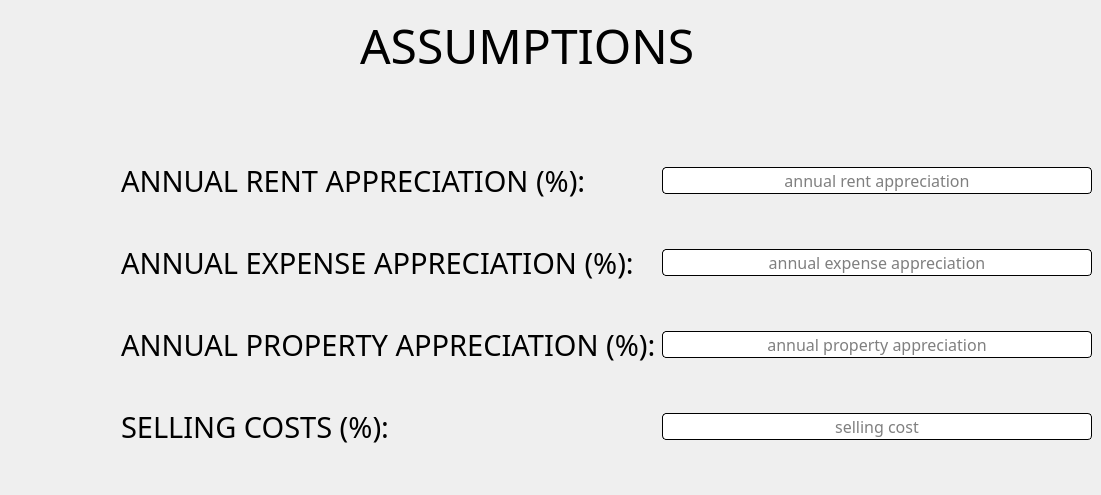
    <widget class="QWidget" name="Assumptions_Tab">
     <property name="font">
      <font>
       <family>Arial</family>
       <pointsize>14</pointsize>
      </font>
     </property>
     <attribute name="title">
      <string>Assumptions</string>
     </attribute>
     <widget class="QLabel" name="assumptions_Header">
      <property name="geometry">
       <rect>
        <x>360</x>
        <y>20</y>
        <width>371</width>
        <height>51</height>
       </rect>
      </property>
      <property name="font">
       <font>
        <family>Gill Sans MT Condensed</family>
        <pointsize>36</pointsize>
        <weight>50</weight>
        <bold>false</bold>
       </font>
      </property>
      <property name="text">
       <string>ASSUMPTIONS</string>
      </property>
     </widget>
     <widget class="QLabel" name="Logo_assumptions">
      <property name="geometry">
       <rect>
        <x>0</x>
        <y>0</y>
        <width>121</width>
        <height>101</height>
       </rect>
      </property>
      <property name="text">
       <string/>
      </property>
      <property name="pixmap">
       <pixmap resource="SFI-white.qrc">:/newPrefix/SFI-white.png</pixmap>
      </property>
      <property name="scaledContents">
       <bool>true</bool>
      </property>
     </widget>
     <widget class="QWidget" name="layoutWidget">
      <property name="geometry">
       <rect>
        <x>121</x>
        <y>125</y>
        <width>971</width>
        <height>361</height>
       </rect>
      </property>
      <layout class="QGridLayout" name="gridLayout_3">
       <item row="0" column="0">
        <widget class="QLabel" name="Annual_Rent_Appreciation">
         <property name="font">
          <font>
           <family>Gill Sans MT Condensed</family>
           <pointsize>22</pointsize>
           <weight>50</weight>
           <bold>false</bold>
          </font>
         </property>
         <property name="text">
          <string>ANNUAL RENT APPRECIATION (%):</string>
         </property>
        </widget>
       </item>
       <item row="0" column="1">
        <widget class="QLineEdit" name="rent_appreciation_input">
         <property name="font">
          <font>
           <family>Gill Sans MT</family>
           <pointsize>12</pointsize>
          </font>
         </property>
         <property name="styleSheet">
          <string notr="true">QLineEdit{
border: 0.5px solid black;
 border-radius: 4px;
}</string>
         </property>
         <property name="text">
          <string/>
         </property>
         <property name="alignment">
          <set>Qt::AlignCenter</set>
         </property>
         <property name="placeholderText">
          <string>annual rent appreciation</string>
         </property>
        </widget>
       </item>
       <item row="1" column="0">
        <widget class="QLabel" name="Annual_Expense_Appreciation">
         <property name="font">
          <font>
           <family>Gill Sans MT Condensed</family>
           <pointsize>22</pointsize>
           <weight>50</weight>
           <bold>false</bold>
          </font>
         </property>
         <property name="text">
          <string>ANNUAL EXPENSE APPRECIATION (%):</string>
         </property>
        </widget>
       </item>
       <item row="1" column="1">
        <widget class="QLineEdit" name="exp_appreciation_input">
         <property name="font">
          <font>
           <family>Gill Sans MT</family>
           <pointsize>12</pointsize>
          </font>
         </property>
         <property name="styleSheet">
          <string notr="true">QLineEdit{
border: 0.5px solid black;
 border-radius: 4px;
}</string>
         </property>
         <property name="text">
          <string/>
         </property>
         <property name="alignment">
          <set>Qt::AlignCenter</set>
         </property>
         <property name="placeholderText">
          <string>annual expense appreciation</string>
         </property>
        </widget>
       </item>
       <item row="2" column="0">
        <widget class="QLabel" name="Annual_Property_Appreciation">
         <property name="font">
          <font>
           <family>Gill Sans MT Condensed</family>
           <pointsize>22</pointsize>
           <weight>50</weight>
           <bold>false</bold>
          </font>
         </property>
         <property name="text">
          <string>ANNUAL PROPERTY APPRECIATION (%):</string>
         </property>
        </widget>
       </item>
       <item row="2" column="1">
        <widget class="QLineEdit" name="prop_appreciation_input">
         <property name="font">
          <font>
           <family>Gill Sans MT</family>
           <pointsize>12</pointsize>
          </font>
         </property>
         <property name="styleSheet">
          <string notr="true">QLineEdit{
border: 0.5px solid black;
 border-radius: 4px;
}</string>
         </property>
         <property name="text">
          <string/>
         </property>
         <property name="alignment">
          <set>Qt::AlignCenter</set>
         </property>
         <property name="placeholderText">
          <string>annual property appreciation</string>
         </property>
        </widget>
       </item>
       <item row="3" column="0">
        <widget class="QLabel" name="Selling_Costs">
         <property name="font">
          <font>
           <family>Gill Sans MT Condensed</family>
           <pointsize>22</pointsize>
           <weight>50</weight>
           <bold>false</bold>
          </font>
         </property>
         <property name="text">
          <string>SELLING COSTS (%):</string>
         </property>
        </widget>
       </item>
       <item row="3" column="1">
        <widget class="QLineEdit" name="selling_costs_input">
         <property name="font">
          <font>
           <family>Gill Sans MT</family>
           <pointsize>12</pointsize>
          </font>
         </property>
         <property name="styleSheet">
          <string notr="true">QLineEdit{
border: 0.5px solid black;
 border-radius: 4px;
}</string>
         </property>
         <property name="text">
          <string/>
         </property>
         <property name="alignment">
          <set>Qt::AlignCenter</set>
         </property>
         <property name="placeholderText">
          <string>selling cost</string>
         </property>
        </widget>
       </item>
      </layout>
     </widget>
    </widget>
